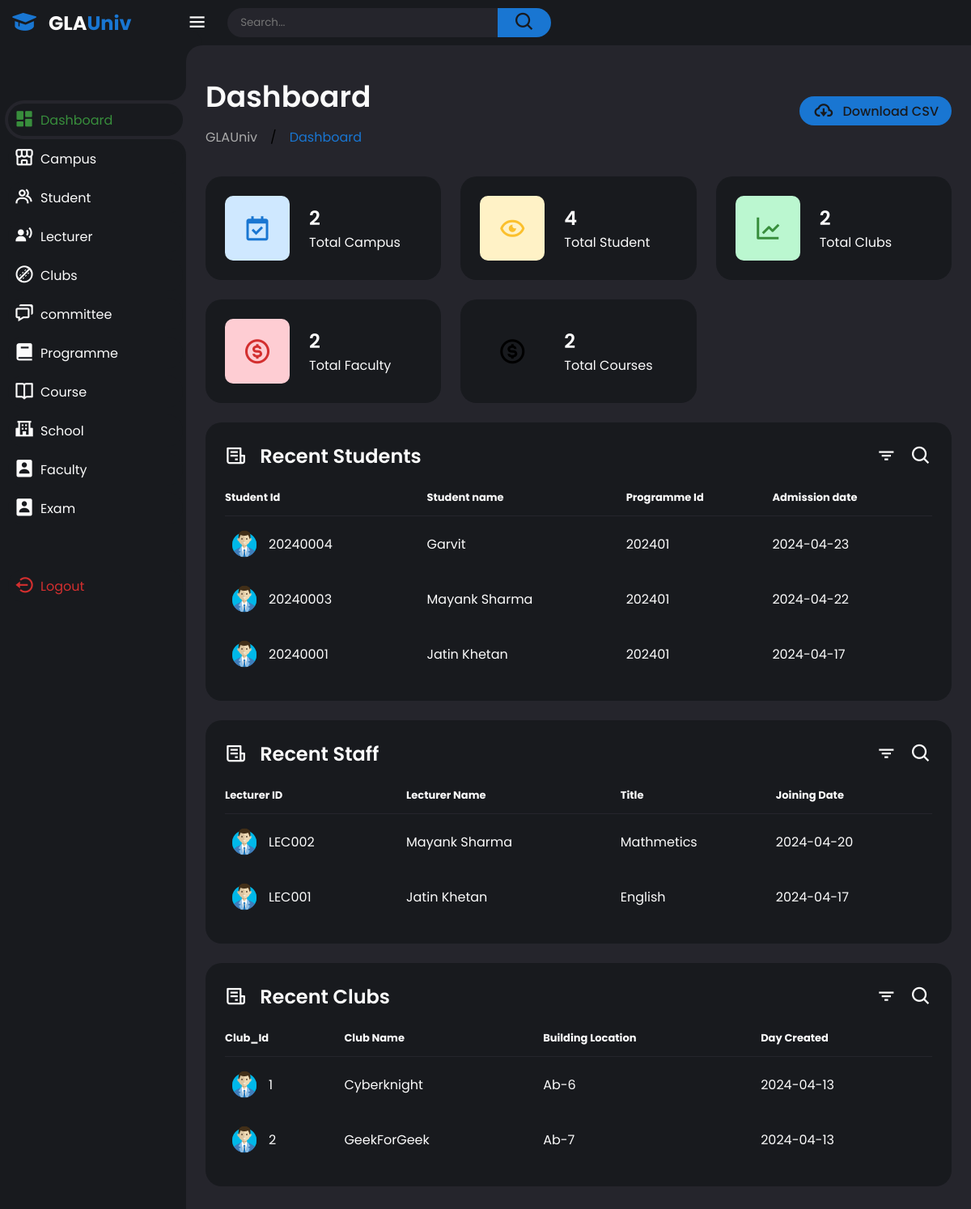
The app's page /All_files/dashboard/Panel.php (signed in) with its own data.
### tables this page shows
CREATE TABLE `student` (
  `student_id` int(11) NOT NULL,
  `student_name` varchar(255) DEFAULT NULL,
  `birthday` date DEFAULT NULL,
  `enrolment_date` date DEFAULT current_timestamp(),
  `programme_id` int(11) DEFAULT NULL,
  `password` varchar(10) NOT NULL
);

CREATE TABLE `lecturer` (
  `lecturer_id` varchar(11) NOT NULL,
  `lecturer_name` varchar(255) DEFAULT NULL,
  `title` varchar(100) DEFAULT NULL,
  `office_room` varchar(50) DEFAULT NULL,
  `school_id` int(11) DEFAULT NULL,
  `supervisor_id` varchar(11) DEFAULT NULL,
  `Joining_Date` date NOT NULL DEFAULT current_timestamp()
);

CREATE TABLE `club` (
  `club_id` int(11) NOT NULL,
  `club_name` varchar(255) DEFAULT NULL,
  `building_location` varchar(255) DEFAULT NULL,
  `phone_number` varchar(20) DEFAULT NULL,
  `sports_offered` varchar(255) DEFAULT NULL,
  `campus_id` int(11) DEFAULT NULL,
  `Day_Created` date NOT NULL DEFAULT current_timestamp()
);

### All_files/dashboard/Panel.php (the view, shortened to what this page needs)
<?php
include("../php_files/Database.php");
?>
<!DOCTYPE html>
<html lang="en">
<head>
    <link href='https://unpkg.com/boxicons@2.1.4/css/boxicons.min.css' rel='stylesheet'>
    <link rel="stylesheet" href="../../css files/Panel.css">
</head>
<body class="dark">
    <div class="sidebar">
        <a href="#" class="logo">
            <i class='bx bxs-graduation'></i>
            <div class="logo-name"><span>GLA</span>Univ</div>
        </a>
        <ul class="side-menu">
            <li class="active"><a href="Panel.php"><i class='bx bxs-dashboard'></i>Dashboard</a></li>
            <li><a href="Campus.php"><i class='bx bx-store-alt'></i>Campus</a></li>
            <li><a href="Student.php"><i class='bx bx-group' ></i>Student</a></li>
            <li><a href="lecturer.php"><i class='bx bxs-user-voice' ></i>Lecturer</a></li>
            <li><a href="clubs.php"><i class='bx bx-cricket-ball' ></i>Clubs</a></li>
            <li><a href="committee.php"><i class='bx bx-chat' ></i>committee</a></li>
            <li><a href="programme.php"><i class='bx bxs-book' ></i>Programme</a></li>
            <li><a href="course.php"><i class='bx bx-book-open' ></i>Course</a></li>
            <li><a href="school.php"><i class='bx bxs-school' ></i>School</a></li>
            <li><a href="faculty.php"><i class='bx bxs-user-rectangle' ></i>Faculty</a></li>
            <li><a href="exam.php"><i class='bx bxs-user-rectangle' ></i>Exam</a></li>
        </ul>
        <ul class="side-menu">
            <li>
                <a href="Logout.php" class="logout">
                    <i class='bx bx-log-out-circle'></i>
                    Logout
                </a>
            </li>
        </ul>
    </div>
    <div class="content">
        <nav>
            <i class='bx bx-menu'></i>
            <form action="#">
                <div class="form-input">
                    <input type="search" placeholder="Search...">
                    <button class="search-btn" type="submit"><i class='bx bx-search'></i></button>
                </div>
            </form>
        </nav>
        <main>
            <div class="header">
                <div class="left">
                    <h1>Dashboard</h1>
                    <ul class="breadcrumb">
                        <li><a href="#">
                                GLAUniv
                            </a></li>
                        /
                        <li><a href="#" class="active">Dashboard</a></li>
                    </ul>
                </div>
                <a href="#" class="report">
                    <i class='bx bx-cloud-download'></i>
                    <span>Download CSV</span>
                </a>
            </div>
            <ul class="insights">
                <li>
                    <i class='bx bx-calendar-check'></i>
                    <span class="info">
                        <h3>
                            <?php
                                $Campus_count = "SELECT count(*) as count FROM Campus";
                                $Campus_count_run = mysqli_query($conn, $Campus_count);
                                if(mysqli_num_rows($Campus_count_run) > 0)
                                {
                                    $row = mysqli_fetch_array($Campus_count_run);
                                    echo $row['count'];
                                }
                            ?>
                        </h3>
                        <p>Total Campus</p>
                    </span>
                </li>
                <li><i class='bx bx-show-alt'></i>
                    <span class="info">
                        <h3>
                            <?php
                                $Campus_count = "SELECT count(*) as count FROM Student";
                                $Campus_count_run = mysqli_query($conn, $Campus_count);
                                if(mysqli_num_rows($Campus_count_run) > 0)
                                {
                                    $row = mysqli_fetch_array($Campus_count_run);
                                    echo $row['count'];
                                }
                            ?>
                        </h3>
                        <p>Total Student</p>
                    </span>
                </li>
                <li><i class='bx bx-line-chart'></i>
                    <span class="info">
                        <h3>
                            <?php
                                $Campus_count = "SELECT count(*) as count FROM club";
                                $Campus_count_run = mysqli_query($conn, $Campus_count);
                                if(mysqli_num_rows($Campus_count_run) > 0)
                                {
                                    $row = mysqli_fetch_array($Campus_count_run);
                                    echo $row['count'];
                                }
                            ?>
                        </h3>
                        <p>Total Clubs</p>
                    </span>
                </li>
                <li><i class='bx bx-dollar-circle'></i>
                    <span class="info">
                        <h3>
                            <?php
                                $Campus_count = "SELECT count(*) as count FROM Faculty";
                                $Campus_count_run = mysqli_query($conn, $Campus_count);
                                if(mysqli_num_rows($Campus_count_run) > 0)
                                {
                                    $row = mysqli_fetch_array($Campus_count_run);
                                    echo $row['count'];
                                }
                            ?>
                        </h3>
                        <p>Total Faculty</p>
                    </span>
                </li>
                <li><i class='bx bx-dollar-circle'></i>
                    <span class="info">
                        <h3>
                            <?php
                                $Campus_count = "SELECT count(*) as count FROM Course";
                                $Campus_count_run = mysqli_query($conn, $Campus_count);
                                if(mysqli_num_rows($Campus_count_run) > 0)
                                {
                                    $row = mysqli_fetch_array($Campus_count_run);
                                    echo $row['count'];
                                }
                            ?>
                        </h3>
                        <p>Total Courses</p>
                    </span>
                </li>
            </ul>
            <div class="bottom-data">
                <div class="orders">
                    <div class="header">
                        <i class='bx bx-receipt'></i>
                        <h3>Recent Students</h3>
                        <i class='bx bx-filter'></i>
                        <i class='bx bx-search'></i>
                    </div>
                    <table>
                        <thead>
                            <tr>
                                <th>Student Id</th>
                                <th>Student name</th>
                                <th>Programme Id</th>
                                <th>Admission date</th>
                            </tr>
                        </thead>
                        <tbody>
                            <?php
                                $recent_student = "SELECT * FROM student ORDER BY enrolment_date DESC LIMIT 3";
                                $result = mysqli_query($conn, $recent_student);
                                if ($result) {
                                    if (mysqli_num_rows($result) > 0) {
                                        while ($row = mysqli_fetch_assoc($result)) {
                                            echo '<tr>';
                                            echo '<td>';
                                            echo '<img src="../../images/User.png">';
                                            echo '<p>' . $row['student_id'] . '</p>';
                                            echo '</td>';
                                            echo '<td>' . $row['student_name'] . '</td>';
                                            echo '<td>' . $row['programme_id'] . '</td>';
                                            echo '<td>' . $row['enrolment_date'] . '</td>';
                                            echo '</tr>';
                                        }
                                    }
                                     else {
                                        echo '<tr><td colspan="3">No recent students found.</td></tr>';
                                    }
                                } else {
                                    echo 'Error: ' . mysqli_error($connection);
                                }
                            ?>
                        </tbody>
                    </table>
                </div>
            </div>
            <div class="bottom-data">
                <div class="orders">
                    <div class="header">
                        <i class='bx bx-receipt'></i>
                        <h3>Recent Staff</h3>
                        <i class='bx bx-filter'></i>
                        <i class='bx bx-search'></i>
                    </div>
                    <table>
                        <thead>
                            <tr>
                                <th>Lecturer ID</th>
                                <th>Lecturer Name</th>
                                <th>Title</th>
                                <th>Joining Date</th>
                            </tr>
                        </thead>
                        <tbody>
                            <?php
                                $recent_staff = "SELECT * FROM lecturer ORDER BY Joining_Date DESC LIMIT 3";
                                $result = mysqli_query($conn, $recent_staff);
                                if ($result) {
                                    if (mysqli_num_rows($result) > 0) {
                                        while ($row = mysqli_fetch_assoc($result)) {
                                            echo '<tr>';
                                            echo '<td>';
                                            echo '<img src="../../images/User.png">';
                                            echo '<p>' . $row['lecturer_id'] . '</p>';
                                            echo '</td>';
                                            echo '<td>' . $row['lecturer_name'] . '</td>';
                                            echo '<td>' . $row['title'] . '</td>';
                                            echo '<td>' . $row['Joining_Date'] . '</td>';
                                            echo '</tr>';
                                        }
                                    }
                                     else {
                                        echo '<tr><td colspan="3">No recent students found.</td></tr>';
                                    }
                                } else {
                                    echo 'Error: ' . mysqli_error($connection);
                                }
                            ?>
                        </tbody>
                    </table>
                </div>
            </div>
            <div class="bottom-data">
                <div class="orders">
                    <div class="header">
                        <i class='bx bx-receipt'></i>
                        <h3>Recent Clubs</h3>
                        <i class='bx bx-filter'></i>
                        <i class='bx bx-search'></i>
                    </div>
                    <table>
                        <thead>
                            <tr>
                                <th>Club_Id</th>
                                <th>Club Name</th>
                                <th>Building Location</th>
                                <th>Day Created</th>
                            </tr>
                        </thead>
                        <tbody style="margin-right:50px">
                            <?php
                                $recent_club = "SELECT * FROM club ORDER BY Day_Created DESC LIMIT 3";
                                $result = mysqli_query($conn, $recent_club);
                                if ($result) {
                                    if (mysqli_num_rows($result) > 0) {
                                        while ($row = mysqli_fetch_assoc($result)) {
                                            echo '<tr>';
                                            echo '<td>';
                                            echo '<img src="../../images/User.png">';
                                            echo '<p>' . $row['club_id'] . '</p>';
                                            echo '</td>';
                                            echo '<td>' . $row['club_name'] . '</td>';
                                            echo '<td>' . $row['building_location'] . '</td>';
                                            echo '<td>' . $row['Day_Created'] . '</td>';
                                            echo '</tr>';
                                        }
                                    }
                                     else {
                                        echo '<tr><td colspan="3">No recent students found.</td></tr>';
                                    }
                                } else {
                                    echo 'Error: ' . mysqli_error($connection);
                                }
                            ?>
                        </tbody>
                    </table>
                </div>
            </div>
        </main>
    </div>
</body>
</html>

### records on screen
student: student_id "20240004", student_name "Garvit", programme "202401", enrolment_date "2024-04-23"
student: student_id "20240003", student_name "Mayank Sharma", programme "202401", enrolment_date "2024-04-22"
student: student_id "20240001", student_name "Jatin Khetan", programme "202401", enrolment_date "2024-04-17"
lecturer: lecturer_id "LEC002", lecturer_name "Mayank Sharma", title "Mathmetics", Joining_Date "2024-04-20"
lecturer: lecturer_id "LEC001", lecturer_name "Jatin Khetan", title "English", Joining_Date "2024-04-17"
club: club_id "1", club_name "Cyberknight", building_location "Ab-6", Day_Created "2024-04-13"
club: club_id "2", club_name "GeekForGeek", building_location "Ab-7", Day_Created "2024-04-13"

### other values on screen
$row['count'] "2"
$row['count'] "4"
